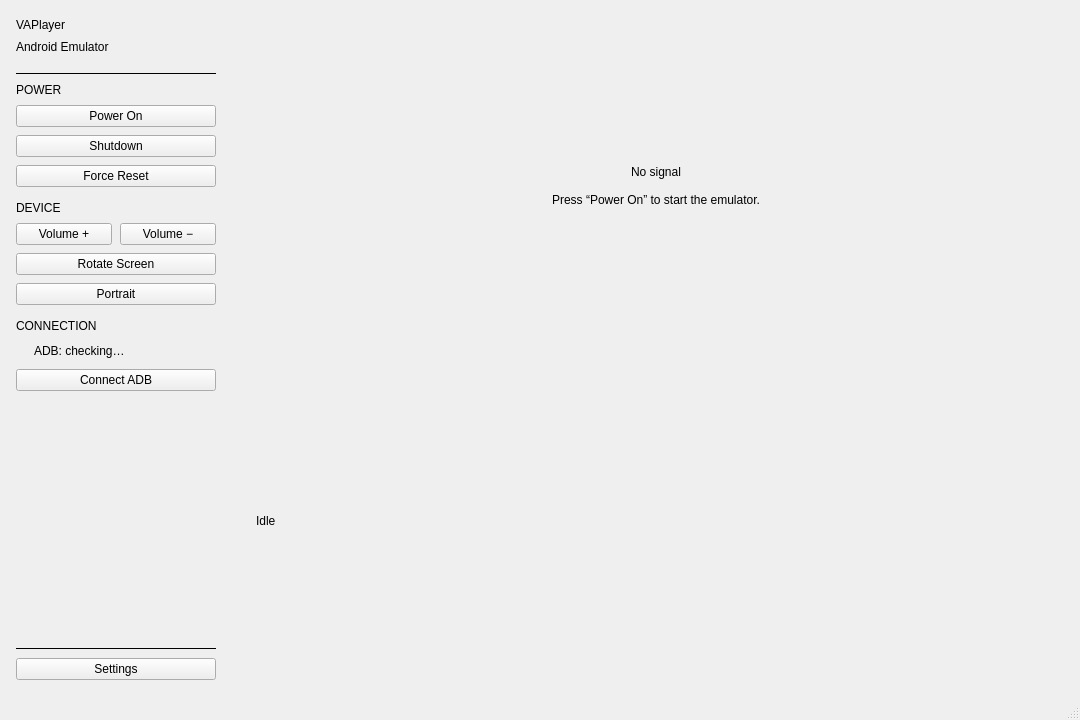
<?xml version="1.0" encoding="UTF-8"?>
<ui version="4.0">
 <class>MainWindow</class>
 <widget class="QMainWindow" name="MainWindow">
  <property name="geometry">
   <rect>
    <x>0</x>
    <y>0</y>
    <width>1080</width>
    <height>720</height>
   </rect>
  </property>
  <property name="minimumSize">
   <size>
    <width>860</width>
    <height>560</height>
   </size>
  </property>
  <property name="windowTitle">
   <string>VAPlayer</string>
  </property>
  <widget class="QWidget" name="centralwidget">
   <layout class="QHBoxLayout" name="rootLayout">
    <property name="spacing">
     <number>0</number>
    </property>
    <property name="leftMargin">
     <number>0</number>
    </property>
    <property name="topMargin">
     <number>0</number>
    </property>
    <property name="rightMargin">
     <number>0</number>
    </property>
    <property name="bottomMargin">
     <number>0</number>
    </property>
    <item>
     <widget class="QFrame" name="sidebar">
      <property name="minimumSize">
       <size>
        <width>232</width>
        <height>0</height>
       </size>
      </property>
      <property name="maximumSize">
       <size>
        <width>232</width>
        <height>16777215</height>
       </size>
      </property>
      <property name="frameShape">
       <enum>QFrame::NoFrame</enum>
      </property>
      <property name="objectName">
       <string>sidebar</string>
      </property>
      <layout class="QVBoxLayout" name="sidebarLayout">
       <property name="spacing">
        <number>8</number>
       </property>
       <property name="leftMargin">
        <number>16</number>
       </property>
       <property name="topMargin">
        <number>18</number>
       </property>
       <property name="rightMargin">
        <number>16</number>
       </property>
       <property name="bottomMargin">
        <number>18</number>
       </property>
       <item>
        <widget class="QLabel" name="brandLabel">
         <property name="text">
          <string>VAPlayer</string>
         </property>
         <property name="objectName">
          <string>brandLabel</string>
         </property>
        </widget>
       </item>
       <item>
        <widget class="QLabel" name="brandSubtitle">
         <property name="text">
          <string>Android Emulator</string>
         </property>
         <property name="objectName">
          <string>brandSubtitle</string>
         </property>
        </widget>
       </item>
       <item>
        <spacer name="brandSpacer">
         <property name="orientation">
          <enum>Qt::Vertical</enum>
         </property>
         <property name="sizeType">
          <enum>QSizePolicy::Fixed</enum>
         </property>
         <property name="sizeHint" stdset="0">
          <size>
           <width>0</width>
           <height>10</height>
          </size>
         </property>
        </spacer>
       </item>
       <item>
        <widget class="QFrame" name="topSeparator">
         <property name="frameShape">
          <enum>QFrame::HLine</enum>
         </property>
         <property name="frameShadow">
          <enum>QFrame::Plain</enum>
         </property>
         <property name="objectName">
          <string>separator</string>
         </property>
        </widget>
       </item>
       <item>
        <widget class="QLabel" name="powerSectionLabel">
         <property name="text">
          <string>POWER</string>
         </property>
         <property name="objectName">
          <string>sectionLabel</string>
         </property>
        </widget>
       </item>
       <item>
        <widget class="QPushButton" name="powerButton">
         <property name="text">
          <string>Power On</string>
         </property>
         <property name="objectName">
          <string>powerButton</string>
         </property>
        </widget>
       </item>
       <item>
        <widget class="QPushButton" name="shutdownButton">
         <property name="text">
          <string>Shutdown</string>
         </property>
         <property name="objectName">
          <string>secondaryButton</string>
         </property>
        </widget>
       </item>
       <item>
        <widget class="QPushButton" name="resetButton">
         <property name="text">
          <string>Force Reset</string>
         </property>
         <property name="objectName">
          <string>secondaryButton</string>
         </property>
        </widget>
       </item>
       <item>
        <spacer name="powerSpacer">
         <property name="orientation">
          <enum>Qt::Vertical</enum>
         </property>
         <property name="sizeType">
          <enum>QSizePolicy::Fixed</enum>
         </property>
         <property name="sizeHint" stdset="0">
          <size>
           <width>0</width>
           <height>6</height>
          </size>
         </property>
        </spacer>
       </item>
       <item>
        <widget class="QLabel" name="deviceSectionLabel">
         <property name="text">
          <string>DEVICE</string>
         </property>
         <property name="objectName">
          <string>sectionLabel</string>
         </property>
        </widget>
       </item>
       <item>
        <layout class="QHBoxLayout" name="volumeLayout">
         <property name="spacing">
          <number>8</number>
         </property>
         <item>
          <widget class="QPushButton" name="volumeUpButton">
           <property name="text">
            <string>Volume +</string>
           </property>
           <property name="objectName">
            <string>secondaryButton</string>
           </property>
          </widget>
         </item>
         <item>
          <widget class="QPushButton" name="volumeDownButton">
           <property name="text">
            <string>Volume −</string>
           </property>
           <property name="objectName">
            <string>secondaryButton</string>
           </property>
          </widget>
         </item>
        </layout>
       </item>
       <item>
        <widget class="QPushButton" name="rotateButton">
         <property name="text">
          <string>Rotate Screen</string>
         </property>
         <property name="objectName">
          <string>secondaryButton</string>
         </property>
        </widget>
       </item>
       <item>
        <widget class="QPushButton" name="orientationButton">
         <property name="text">
          <string>Portrait</string>
         </property>
         <property name="objectName">
          <string>ghostButton</string>
         </property>
        </widget>
       </item>
       <item>
        <spacer name="middleSpacer">
         <property name="orientation">
          <enum>Qt::Vertical</enum>
         </property>
         <property name="sizeType">
          <enum>QSizePolicy::Fixed</enum>
         </property>
         <property name="sizeHint" stdset="0">
          <size>
           <width>0</width>
           <height>6</height>
          </size>
         </property>
        </spacer>
       </item>
       <item>
        <widget class="QLabel" name="connectionSectionLabel">
         <property name="text">
          <string>CONNECTION</string>
         </property>
         <property name="objectName">
          <string>sectionLabel</string>
         </property>
        </widget>
       </item>
       <item>
        <layout class="QHBoxLayout" name="adbLayout">
         <property name="spacing">
          <number>8</number>
         </property>
         <item>
          <widget class="QLabel" name="adbIndicator">
           <property name="minimumSize">
            <size>
             <width>10</width>
             <height>10</height>
            </size>
           </property>
           <property name="maximumSize">
            <size>
             <width>10</width>
             <height>10</height>
            </size>
           </property>
           <property name="text">
            <string/>
           </property>
           <property name="objectName">
            <string>statusDot</string>
           </property>
          </widget>
         </item>
         <item>
          <widget class="QLabel" name="adbStatusLabel">
           <property name="text">
            <string>ADB: checking…</string>
           </property>
           <property name="objectName">
            <string>statusLabel</string>
           </property>
          </widget>
         </item>
         <item>
          <spacer name="adbSpacer">
           <property name="orientation">
            <enum>Qt::Horizontal</enum>
           </property>
           <property name="sizeHint" stdset="0">
            <size>
             <width>40</width>
             <height>20</height>
            </size>
           </property>
          </spacer>
         </item>
        </layout>
       </item>
       <item>
        <widget class="QPushButton" name="adbConnectButton">
         <property name="text">
          <string>Connect ADB</string>
         </property>
         <property name="objectName">
          <string>ghostButton</string>
         </property>
        </widget>
       </item>
       <item>
        <spacer name="sidebarStretch">
         <property name="orientation">
          <enum>Qt::Vertical</enum>
         </property>
         <property name="sizeHint" stdset="0">
          <size>
           <width>20</width>
           <height>40</height>
          </size>
         </property>
        </spacer>
       </item>
       <item>
        <widget class="QFrame" name="bottomSeparator">
         <property name="frameShape">
          <enum>QFrame::HLine</enum>
         </property>
         <property name="frameShadow">
          <enum>QFrame::Plain</enum>
         </property>
         <property name="objectName">
          <string>separator</string>
         </property>
        </widget>
       </item>
       <item>
        <widget class="QPushButton" name="settingsButton">
         <property name="text">
          <string>Settings</string>
         </property>
         <property name="objectName">
          <string>secondaryButton</string>
         </property>
        </widget>
       </item>
      </layout>
     </widget>
    </item>
    <item>
     <widget class="QFrame" name="viewportFrame">
      <property name="frameShape">
       <enum>QFrame::NoFrame</enum>
      </property>
      <property name="objectName">
       <string>viewportFrame</string>
      </property>
      <layout class="QVBoxLayout" name="viewportLayout">
       <property name="spacing">
        <number>0</number>
       </property>
       <property name="leftMargin">
        <number>24</number>
       </property>
       <property name="topMargin">
        <number>24</number>
       </property>
       <property name="rightMargin">
        <number>24</number>
       </property>
       <property name="bottomMargin">
        <number>16</number>
       </property>
       <item>
        <widget class="QFrame" name="screenFrame">
         <property name="frameShape">
          <enum>QFrame::NoFrame</enum>
         </property>
         <property name="objectName">
          <string>screenFrame</string>
         </property>
         <layout class="QVBoxLayout" name="screenLayout">
          <property name="spacing">
           <number>0</number>
          </property>
          <property name="leftMargin">
           <number>0</number>
          </property>
          <property name="topMargin">
           <number>0</number>
          </property>
          <property name="rightMargin">
           <number>0</number>
          </property>
          <property name="bottomMargin">
           <number>0</number>
          </property>
          <item>
           <widget class="QLabel" name="screenLabel">
            <property name="text">
             <string>No signal

Press “Power On” to start the emulator.</string>
            </property>
            <property name="alignment">
             <set>Qt::AlignCenter</set>
            </property>
            <property name="objectName">
             <string>screenLabel</string>
            </property>
           </widget>
          </item>
         </layout>
        </widget>
       </item>
       <item>
        <spacer name="viewportBottomSpacer">
         <property name="orientation">
          <enum>Qt::Vertical</enum>
         </property>
         <property name="sizeType">
          <enum>QSizePolicy::Fixed</enum>
         </property>
         <property name="sizeHint" stdset="0">
          <size>
           <width>0</width>
           <height>12</height>
          </size>
         </property>
        </spacer>
       </item>
       <item>
        <widget class="QLabel" name="statusBarLabel">
         <property name="text">
          <string>Idle</string>
         </property>
         <property name="objectName">
          <string>statusBarLabel</string>
         </property>
        </widget>
       </item>
      </layout>
     </widget>
    </item>
   </layout>
  </widget>
  <widget class="QStatusBar" name="statusbar"/>
 </widget>
 <resources/>
 <connections/>
</ui>
